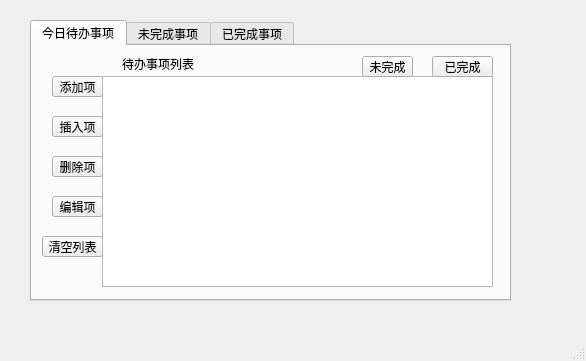
<?xml version="1.0" encoding="UTF-8"?>
<ui version="4.0">
 <class>MainWindow</class>
 <widget class="QMainWindow" name="MainWindow">
  <property name="geometry">
   <rect>
    <x>0</x>
    <y>0</y>
    <width>586</width>
    <height>361</height>
   </rect>
  </property>
  <property name="windowTitle">
   <string>MainWindow</string>
  </property>
  <widget class="QWidget" name="centralwidget">
   <widget class="QTabWidget" name="TabWidget">
    <property name="geometry">
     <rect>
      <x>30</x>
      <y>20</y>
      <width>481</width>
      <height>281</height>
     </rect>
    </property>
    <property name="currentIndex">
     <number>0</number>
    </property>
    <widget class="QWidget" name="ToDoListTab">
     <attribute name="title">
      <string notr="true">今日待办事项</string>
     </attribute>
     <widget class="QToolButton" name="ToDoListItemAddBtn">
      <property name="geometry">
       <rect>
        <x>20</x>
        <y>30</y>
        <width>51</width>
        <height>21</height>
       </rect>
      </property>
      <property name="text">
       <string>添加项</string>
      </property>
     </widget>
     <widget class="QToolButton" name="ToDoListItemDelBtn">
      <property name="geometry">
       <rect>
        <x>20</x>
        <y>110</y>
        <width>51</width>
        <height>21</height>
       </rect>
      </property>
      <property name="text">
       <string>删除项</string>
      </property>
     </widget>
     <widget class="QToolButton" name="ToDoListItemEditBtn">
      <property name="geometry">
       <rect>
        <x>20</x>
        <y>150</y>
        <width>51</width>
        <height>21</height>
       </rect>
      </property>
      <property name="text">
       <string>编辑项</string>
      </property>
     </widget>
     <widget class="QToolButton" name="ToDoListItemInsBtn">
      <property name="geometry">
       <rect>
        <x>20</x>
        <y>70</y>
        <width>51</width>
        <height>21</height>
       </rect>
      </property>
      <property name="text">
       <string>插入项</string>
      </property>
     </widget>
     <widget class="QToolButton" name="ToDoListClrBtn">
      <property name="geometry">
       <rect>
        <x>10</x>
        <y>190</y>
        <width>61</width>
        <height>21</height>
       </rect>
      </property>
      <property name="text">
       <string>清空列表</string>
      </property>
     </widget>
     <widget class="QListWidget" name="ToDoListWidget">
      <property name="geometry">
       <rect>
        <x>70</x>
        <y>30</y>
        <width>391</width>
        <height>211</height>
       </rect>
      </property>
     </widget>
     <widget class="QToolButton" name="ToDoListItemDoneBtn">
      <property name="geometry">
       <rect>
        <x>400</x>
        <y>10</y>
        <width>61</width>
        <height>21</height>
       </rect>
      </property>
      <property name="text">
       <string>已完成</string>
      </property>
     </widget>
     <widget class="QToolButton" name="ToDoListItemNotDoneBtn">
      <property name="geometry">
       <rect>
        <x>330</x>
        <y>10</y>
        <width>51</width>
        <height>21</height>
       </rect>
      </property>
      <property name="text">
       <string>未完成</string>
      </property>
     </widget>
     <widget class="QLabel" name="ToDoListLabel">
      <property name="geometry">
       <rect>
        <x>90</x>
        <y>10</y>
        <width>131</width>
        <height>16</height>
       </rect>
      </property>
      <property name="text">
       <string>待办事项列表</string>
      </property>
     </widget>
    </widget>
    <widget class="QWidget" name="NotDoneListTab">
     <attribute name="title">
      <string notr="true">未完成事项</string>
     </attribute>
     <widget class="QToolButton" name="NotDoneListDoneBtn">
      <property name="geometry">
       <rect>
        <x>400</x>
        <y>10</y>
        <width>51</width>
        <height>21</height>
       </rect>
      </property>
      <property name="text">
       <string>已完成</string>
      </property>
     </widget>
     <widget class="QToolButton" name="NotDoneListItemEditBtn">
      <property name="geometry">
       <rect>
        <x>10</x>
        <y>40</y>
        <width>51</width>
        <height>21</height>
       </rect>
      </property>
      <property name="text">
       <string>修改项</string>
      </property>
     </widget>
     <widget class="QToolButton" name="NotDoneListClrBtn">
      <property name="geometry">
       <rect>
        <x>10</x>
        <y>200</y>
        <width>51</width>
        <height>21</height>
       </rect>
      </property>
      <property name="text">
       <string>清空列表</string>
      </property>
     </widget>
     <widget class="QToolButton" name="NotDoneListItemToDoBtn">
      <property name="geometry">
       <rect>
        <x>340</x>
        <y>10</y>
        <width>51</width>
        <height>21</height>
       </rect>
      </property>
      <property name="text">
       <string>待办</string>
      </property>
     </widget>
     <widget class="QToolButton" name="NotDoneListItemDelBtn">
      <property name="geometry">
       <rect>
        <x>10</x>
        <y>120</y>
        <width>51</width>
        <height>21</height>
       </rect>
      </property>
      <property name="text">
       <string>删除项</string>
      </property>
     </widget>
     <widget class="QListWidget" name="NotDoneListWidget">
      <property name="geometry">
       <rect>
        <x>60</x>
        <y>30</y>
        <width>391</width>
        <height>211</height>
       </rect>
      </property>
     </widget>
     <widget class="QLabel" name="NotDoneListLabel">
      <property name="geometry">
       <rect>
        <x>80</x>
        <y>10</y>
        <width>101</width>
        <height>16</height>
       </rect>
      </property>
      <property name="text">
       <string>未完成列表</string>
      </property>
     </widget>
    </widget>
    <widget class="QWidget" name="DoneListTab">
     <attribute name="title">
      <string notr="true">已完成事项</string>
     </attribute>
     <widget class="QToolButton" name="DoneListNotDoneBtn">
      <property name="geometry">
       <rect>
        <x>410</x>
        <y>10</y>
        <width>41</width>
        <height>21</height>
       </rect>
      </property>
      <property name="text">
       <string>未完成</string>
      </property>
     </widget>
     <widget class="QListWidget" name="DoneListWidget">
      <property name="geometry">
       <rect>
        <x>70</x>
        <y>30</y>
        <width>391</width>
        <height>211</height>
       </rect>
      </property>
     </widget>
     <widget class="QToolButton" name="DoneListClrBtn">
      <property name="geometry">
       <rect>
        <x>20</x>
        <y>190</y>
        <width>51</width>
        <height>21</height>
       </rect>
      </property>
      <property name="text">
       <string>清空列表</string>
      </property>
     </widget>
     <widget class="QToolButton" name="DoneListItemDelBtn">
      <property name="geometry">
       <rect>
        <x>20</x>
        <y>60</y>
        <width>51</width>
        <height>21</height>
       </rect>
      </property>
      <property name="text">
       <string>删除项</string>
      </property>
     </widget>
     <widget class="QLabel" name="DoneListLabel">
      <property name="geometry">
       <rect>
        <x>90</x>
        <y>10</y>
        <width>71</width>
        <height>16</height>
       </rect>
      </property>
      <property name="text">
       <string>已完成列表</string>
      </property>
     </widget>
    </widget>
   </widget>
  </widget>
  <widget class="QMenuBar" name="menubar">
   <property name="geometry">
    <rect>
     <x>0</x>
     <y>0</y>
     <width>586</width>
     <height>22</height>
    </rect>
   </property>
  </widget>
  <widget class="QStatusBar" name="statusbar"/>
  <action name="ActionToDoListItemAdd">
   <property name="checkable">
    <bool>true</bool>
   </property>
   <property name="text">
    <string>添加待办事项</string>
   </property>
  </action>
  <action name="ActionToDoListItemInsert">
   <property name="checkable">
    <bool>true</bool>
   </property>
   <property name="text">
    <string>插入待办事项</string>
   </property>
  </action>
  <action name="ActionToDoListItemDelete">
   <property name="checkable">
    <bool>true</bool>
   </property>
   <property name="text">
    <string>删除待办事项</string>
   </property>
  </action>
  <action name="ActionToDoListItemEdit">
   <property name="checkable">
    <bool>true</bool>
   </property>
   <property name="text">
    <string>修改待办事项</string>
   </property>
   <property name="toolTip">
    <string>修改待办事项</string>
   </property>
  </action>
  <action name="ActionToDoListClear">
   <property name="checkable">
    <bool>true</bool>
   </property>
   <property name="text">
    <string>清空待办事项</string>
   </property>
   <property name="toolTip">
    <string>清空待办事项</string>
   </property>
  </action>
  <action name="ActionToDoListItemNotDone">
   <property name="checkable">
    <bool>true</bool>
   </property>
   <property name="text">
    <string>待办事项未完成</string>
   </property>
   <property name="toolTip">
    <string>待办事项未完成</string>
   </property>
  </action>
  <action name="ActionToDoListItemDone">
   <property name="checkable">
    <bool>true</bool>
   </property>
   <property name="text">
    <string>待办事项已完成</string>
   </property>
   <property name="toolTip">
    <string>待办事项已完成</string>
   </property>
  </action>
 </widget>
 <resources/>
 <connections>
  <connection>
   <sender>ToDoListClrBtn</sender>
   <signal>clicked()</signal>
   <receiver>ActionToDoListClear</receiver>
   <slot>trigger()</slot>
   <hints>
    <hint type="sourcelabel">
     <x>77</x>
     <y>203</y>
    </hint>
    <hint type="destinationlabel">
     <x>-1</x>
     <y>-1</y>
    </hint>
   </hints>
  </connection>
  <connection>
   <sender>ToDoListItemAddBtn</sender>
   <signal>clicked()</signal>
   <receiver>ActionToDoListItemAdd</receiver>
   <slot>trigger()</slot>
   <hints>
    <hint type="sourcelabel">
     <x>77</x>
     <y>83</y>
    </hint>
    <hint type="destinationlabel">
     <x>-1</x>
     <y>-1</y>
    </hint>
   </hints>
  </connection>
  <connection>
   <sender>ToDoListItemInsBtn</sender>
   <signal>clicked()</signal>
   <receiver>ActionToDoListItemInsert</receiver>
   <slot>trigger()</slot>
   <hints>
    <hint type="sourcelabel">
     <x>77</x>
     <y>113</y>
    </hint>
    <hint type="destinationlabel">
     <x>-1</x>
     <y>-1</y>
    </hint>
   </hints>
  </connection>
  <connection>
   <sender>ToDoListItemDelBtn</sender>
   <signal>clicked()</signal>
   <receiver>ActionToDoListItemDelete</receiver>
   <slot>trigger()</slot>
   <hints>
    <hint type="sourcelabel">
     <x>77</x>
     <y>143</y>
    </hint>
    <hint type="destinationlabel">
     <x>-1</x>
     <y>-1</y>
    </hint>
   </hints>
  </connection>
  <connection>
   <sender>ToDoListItemEditBtn</sender>
   <signal>clicked()</signal>
   <receiver>ActionToDoListItemEdit</receiver>
   <slot>trigger()</slot>
   <hints>
    <hint type="sourcelabel">
     <x>77</x>
     <y>173</y>
    </hint>
    <hint type="destinationlabel">
     <x>-1</x>
     <y>-1</y>
    </hint>
   </hints>
  </connection>
  <connection>
   <sender>ToDoListItemNotDoneBtn</sender>
   <signal>clicked()</signal>
   <receiver>ActionToDoListItemNotDone</receiver>
   <slot>trigger()</slot>
   <hints>
    <hint type="sourcelabel">
     <x>392</x>
     <y>83</y>
    </hint>
    <hint type="destinationlabel">
     <x>-1</x>
     <y>-1</y>
    </hint>
   </hints>
  </connection>
  <connection>
   <sender>ToDoListItemDoneBtn</sender>
   <signal>clicked()</signal>
   <receiver>ActionToDoListItemDone</receiver>
   <slot>trigger()</slot>
   <hints>
    <hint type="sourcelabel">
     <x>482</x>
     <y>83</y>
    </hint>
    <hint type="destinationlabel">
     <x>-1</x>
     <y>-1</y>
    </hint>
   </hints>
  </connection>
 </connections>
</ui>
